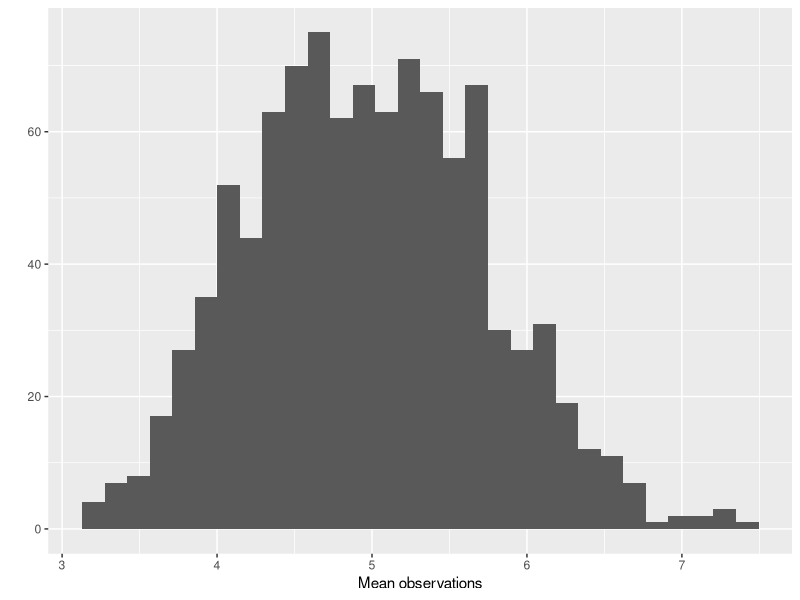
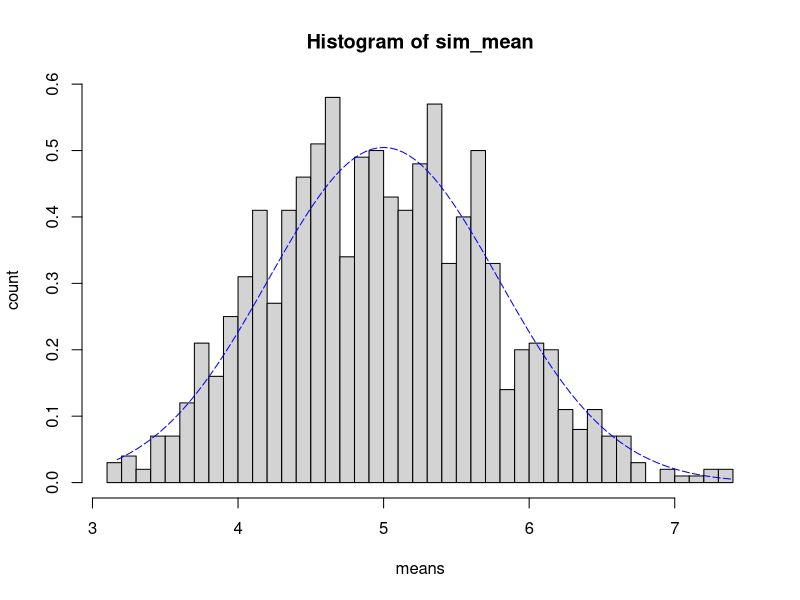

The R source for these figures, in order:
## ---- chunk 1
knitr::opts_chunk$set(echo = TRUE)
## ---- chunk 2
library(ggplot2)
set.seed(1234) 

n <- 40
lambda <- 0.2
sim <- replicate(1000, rexp(n, .2))
sim_mean <- apply(sim, 2, mean)

qplot(sim_mean, geom = "histogram", 
      xlab = "Mean observations") 

## ---- chunk 3
sample_mean <- mean(sim_mean)
print(sample_mean)
## ---- chunk 4
theor_mean <- 1/0.2
print(theor_mean)
## ---- chunk 5
var(sim_mean)
## ---- chunk 6
(lambda * sqrt(n))^-2
## ---- chunk 7
abs(var(sim_mean)-(lambda * sqrt(n))^-2)
## ---- chunk 8
fit <- seq(min(sim_mean), max(sim_mean), length=100)
standard_fit <- dnorm(fit, mean=theor_mean, sd=(1/.2)/sqrt(n))

hist(sim_mean, breaks = n, prob=T, xlab = "means", ylab = "count")
lines(fit, standard_fit, pch=2, col="blue", lty=5)
